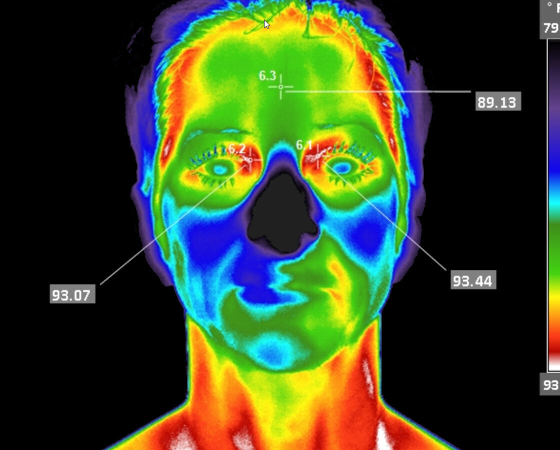
#> input picture tempratureDetection/testing_images/test1.jpg, 1119 x 900 px (shown at 1/2 size)
$ python -i temperature_output.py   (imports and definitions only)
#> lines starting #> are read from the running program, lines starting #| are printed output that depends on the picture; after the words box and inside, x2 and y2 are one past the last pixel; in counts of white or black regions, pixels touching at a corner belong together
#> further down, picture is the input picture: shape (900, 1119, 3); mean B, G, R 40.3, 71.1, 57.2
import numpy as np
import cv2

def Temperature_Contors(image_array: np.array) -> list:

    frame = cv2.cvtColor(image_array, cv2.COLOR_BGR2RGB)
    heatmap_gray = cv2.cvtColor(frame, cv2.COLOR_RGB2GRAY)
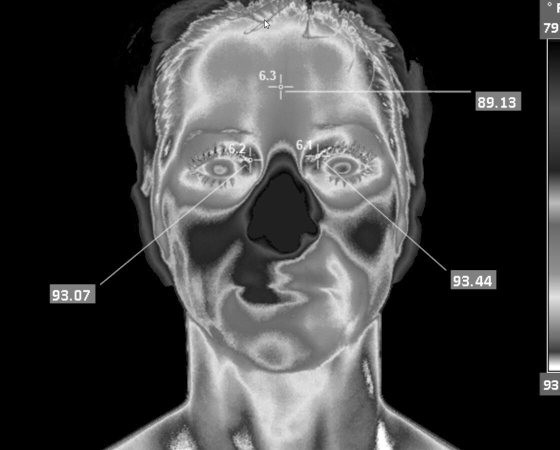
#> heatmap_gray: shape (900, 1119) (shown at 1/2 size); min 0, max 255, mean 63.4
    heatmap = cv2.applyColorMap(heatmap_gray, cv2.COLORMAP_JET)
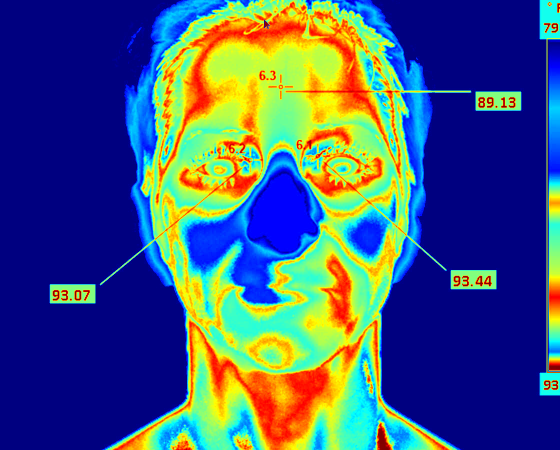
#> heatmap: shape (900, 1119, 3) (shown at 1/2 size); mean B, G, R 122.9, 89.4, 67.2
    unused_val, binary_thresh = cv2.threshold(heatmap_gray, 200, 255, cv2.THRESH_BINARY) # threshold=200
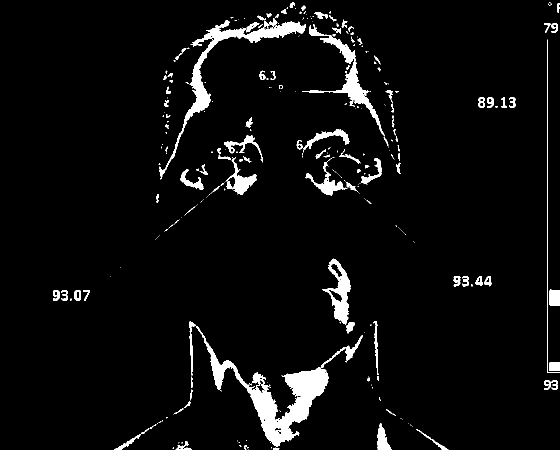
#> binary_thresh: shape (900, 1119) (shown at 1/2 size); 4.6% white; 321 white regions (211 under 20 px), largest, box (x1, y1, x2, y2) and area: (392, 652, 657, 893) 12572, (318, 36, 612, 359) 7642, (604, 48, 770, 273) 4249
    kernel = np.array([[1 for i in range(3)] for j in range(3)]);
    eros_dil_img = cv2.dilate(src=(cv2.erode(src=binary_thresh, kernel=kernel, iterations=1)),
                             kernel=kernel, iterations=1);
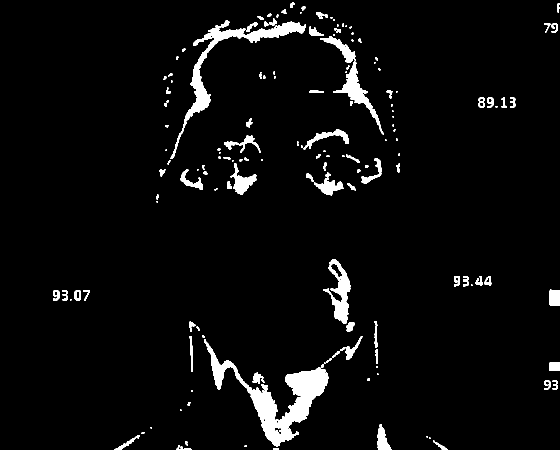
#> eros_dil_img: shape (900, 1119) (shown at 1/2 size); 4.1% white; 161 white regions (57 under 20 px)

    contours, _ = cv2.findContours(eros_dil_img, 1, 2);
#> contours = 189 contours, 95 with area under 20; largest, box (x1, y1, x2, y2) and area: (409, 678, 657, 893) 11871, (341, 43, 612, 318) 6212, (646, 518, 701, 648) 2901, (666, 123, 768, 269) 2336, (461, 326, 513, 389) 1182
    all_tmp = []

    for contour in contours:
        outs = list(cv2.boundingRect(contour));
        x, y, w, h = outs[0], outs[1], outs[2], outs[3];

        if w*h<600:
            continue;

        mask = np.zeros_like(heatmap_gray)
        cv2.drawContours(mask, contour, -1, 255, -1);

        mean = (cv2.mean(heatmap_gray, mask=mask)[0])/2.20

        temperature = round(mean, 2)
        all_tmp.append(temperature)
        color = (255, 255, 255) if temperature < 102 else (
            255, 255, 255)

        heatmap = cv2.rectangle(heatmap, (x, y), (x + w, y + h), color, 2)

        cv2.putText(heatmap, "{} F".format(temperature), (x, y), cv2.FONT_HERSHEY_SIMPLEX, 0.7, color, 2, cv2.LINE_AA)
#> this loop made 189 passes
#> (x, y, w, h) on passes 2 to 4: (489, 890, 4, 4), (352, 890, 31, 10), (370, 882, 6, 9)
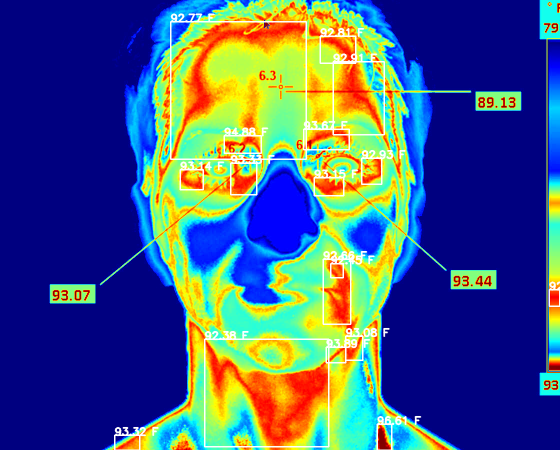
#> heatmap: shape (900, 1119, 3) (shown at 1/2 size); 2.86% of pixels changed, all inside (x1, y1, x2, y2) = (228, 26, 1119, 900)
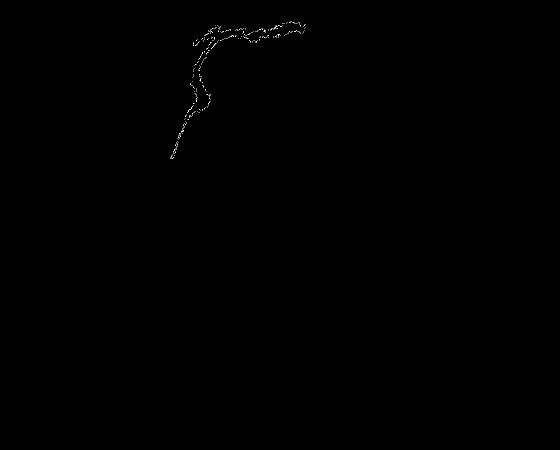
#> mask: shape (900, 1119) (shown at 1/2 size); 0.06% white in thin lines or dots, all inside (x1, y1, x2, y2) = (341, 43, 612, 318)
#> after the loop, all_tmp = [93.32, 96.61, 93.89, 92.38, 93.08, 92.45, 92.45, 92.66, 93.15, 93.14, 93.33, 92.93, 94.88, 93.67, 92.91, 92.81, 92.77]

    return [heatmap, all_tmp]

def Mean_temperature(temperature_list: list) -> float:
    cnt = 0.0
    sm = 0.0
    for i in temperature_list:
        if i>84 and i<115:
            cnt+=1
            sm+=i

    return sm/cnt

>>> import cv2
>>> picture = cv2.imread('testing_images/test1.jpg')
>>> result = Temperature_Contors(picture)
#> result = 2 items
